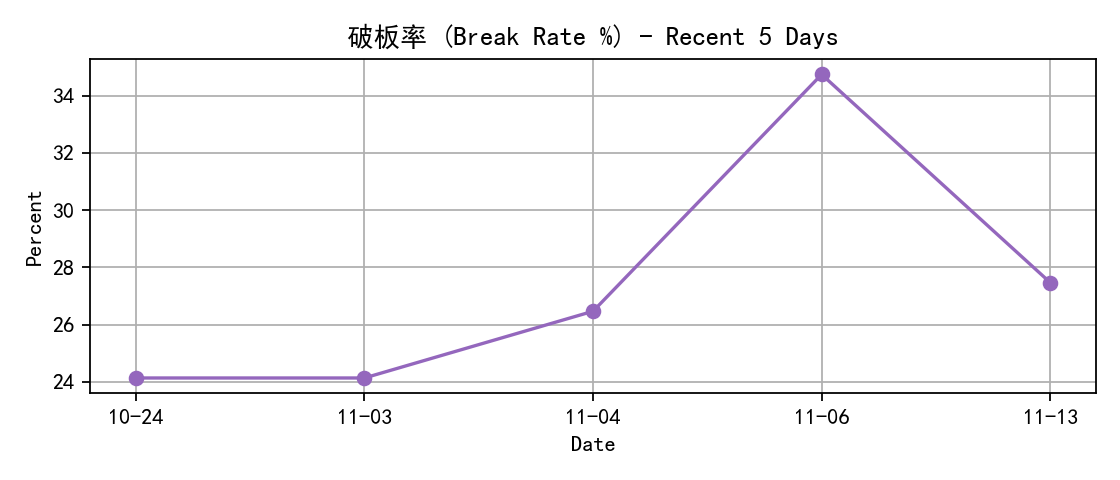
#> input picture excel/trendings_trend_break.png, 1120 x 480 px; its folder holds only this picture in this run
$ python -i preprocess.py   (imports and definitions only)
#> lines starting #> are read from the running program, lines starting #| are printed output that depends on the picture; after the words box and inside, x2 and y2 are one past the last pixel; in counts of white or black regions, pixels touching at a corner belong together
### utils/logging_config.py
import logging
import sys
import queue
from logging.handlers import QueueHandler, QueueListener
from pathlib import Path
from concurrent_log_handler import ConcurrentRotatingFileHandler

LOG_ROOT = Path("logs")
_log_queue = queue.Queue()
_listener = None


def create_logger(name: str, log_file: Path) -> logging.Logger:
    global _listener

    logger = logging.getLogger(name)
    logger.setLevel(logging.INFO)
    logger.propagate = False

    if logger.handlers:
        return logger

    log_file.parent.mkdir(parents=True, exist_ok=True)

    formatter = logging.Formatter(
        "%(asctime)s | %(levelname)s | %(process)d | %(threadName)s | %(name)s | %(message)s"
    )

    # File handler (ONLY listener touches this)
    # 使用并发安全的文件处理器
    file_handler = ConcurrentRotatingFileHandler(
        filename=str(log_file),
        maxBytes=1024*1024,  # 1MB
        backupCount=15,
        encoding="utf-8",
        use_gzip=False,
    )
    file_handler.setFormatter(formatter)

    # Console handler
    console_handler = logging.StreamHandler(sys.stdout)
    console_handler.setFormatter(formatter)

    # Start listener ONCE per process
    if _listener is None:
        _listener = QueueListener(
            _log_queue,
            file_handler,
            console_handler,
            respect_handler_level=True,
        )
        _listener.start()

    # Logger uses queue only
    logger.addHandler(QueueHandler(_log_queue))

    return logger


def get_stock_logger() -> logging.Logger:
    return create_logger(
        name="stock",
        log_file=LOG_ROOT / "stock" / "stock.log",
    )


# [24 lines left out: functions get_agent_task_logger, get_news_task_logger, get_records_scraper_logger, get_others_logger, not called in this run]

### image_process/preprocess.py
import os
import cv2
import numpy as np
from PIL import Image
from utils.logging_config import get_stock_logger

# [1 line that did not run here, left out]


# [68 lines left out: functions horizontal_projection, find_safe_cut_lines, choose_cut_near, smart_slice_tall_image, not called in this run]


def preprocess_image(img_path):
#> called with img_path = '../excel/trendings_trend_break.png'
    img = Image.open(img_path)
#> img is the input picture: PIL image 1120x480 RGBA; mean R, G, B, A 247.7, 247.4, 248.1, 255
    img_array = cv2.cvtColor(np.array(img), cv2.COLOR_RGB2BGR)
    gray = cv2.cvtColor(img_array, cv2.COLOR_BGR2GRAY)

    # 3️⃣ threshold (keeps text, removes light watermark)
    _, thresh = cv2.threshold(gray, 0, 255, cv2.THRESH_BINARY + cv2.THRESH_OTSU)
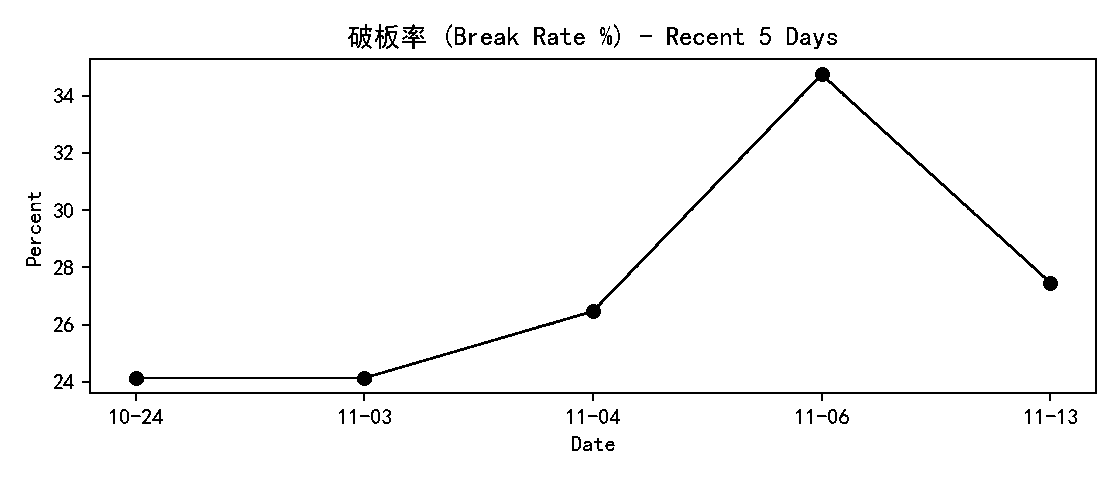
#> thresh: shape (480, 1120); 97.4% white; black in thin lines or dots, all inside (x1, y1, x2, y2) = (26, 24, 1097, 451)

    # Apply histogram equalization after thresholding for further enhancement
    hist = cv2.equalizeHist(thresh)

    root, ext = os.path.splitext(img_path)
    new_img_path = f"{root}_grayclean{ext}"
    cv2.imwrite(new_img_path, hist)

#> (the run stopped early here; a loop or call above may not have finished)

$ run again, on excel/trendings_trend_down.png
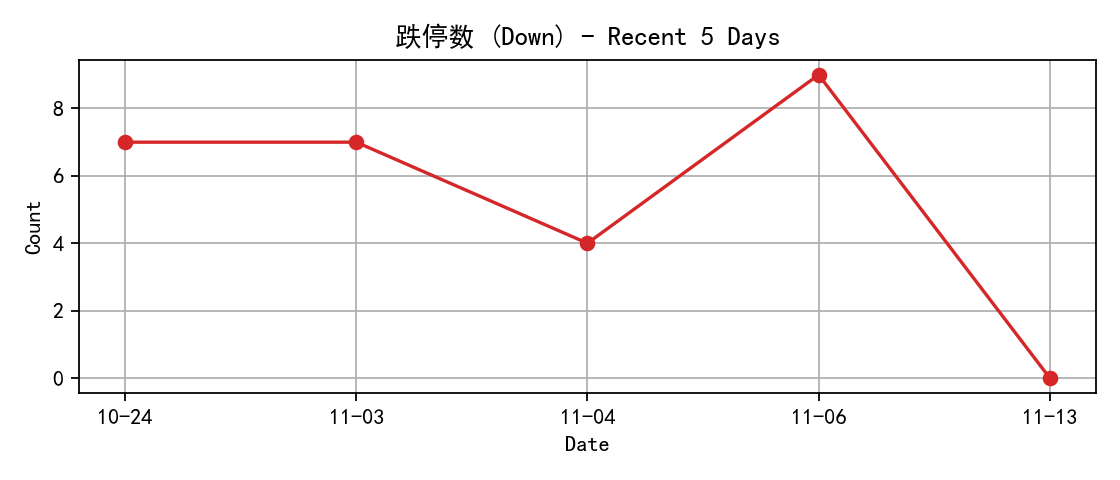
#> input picture excel/trendings_trend_down.png, 1120 x 480 px
#> in preprocess_image, img is the input picture: PIL image 1120x480 RGBA; mean R, G, B, A 248.9, 247.4, 247.4, 255
#> in preprocess_image, `_, thresh = cv2.threshold(gray, 0, 255, cv2.THRESH_BINARY + cv2.THRESH..`:
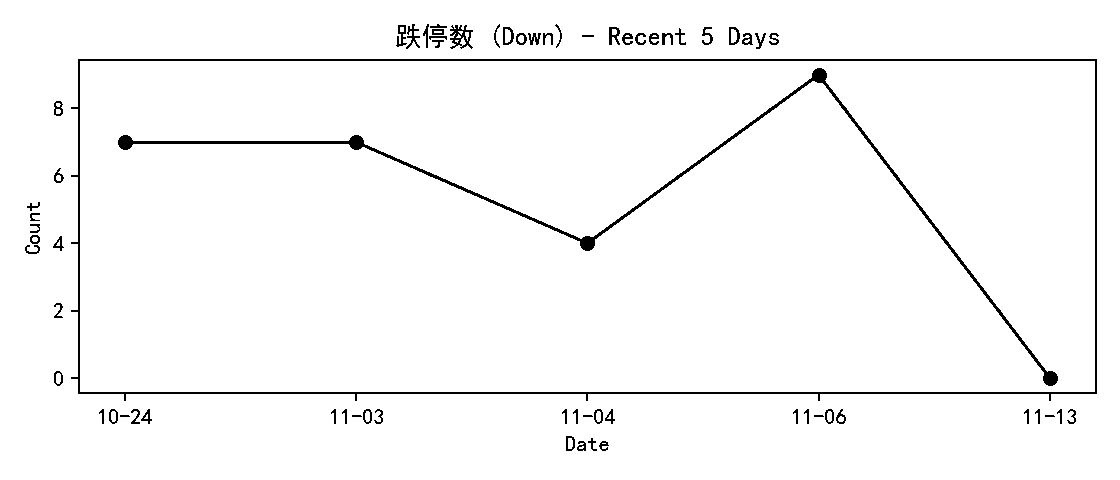
#> thresh: shape (480, 1120); 97.4% white; black in thin lines or dots, all inside (x1, y1, x2, y2) = (25, 24, 1097, 451)

$ run again, on excel/trendings_trend_up.png
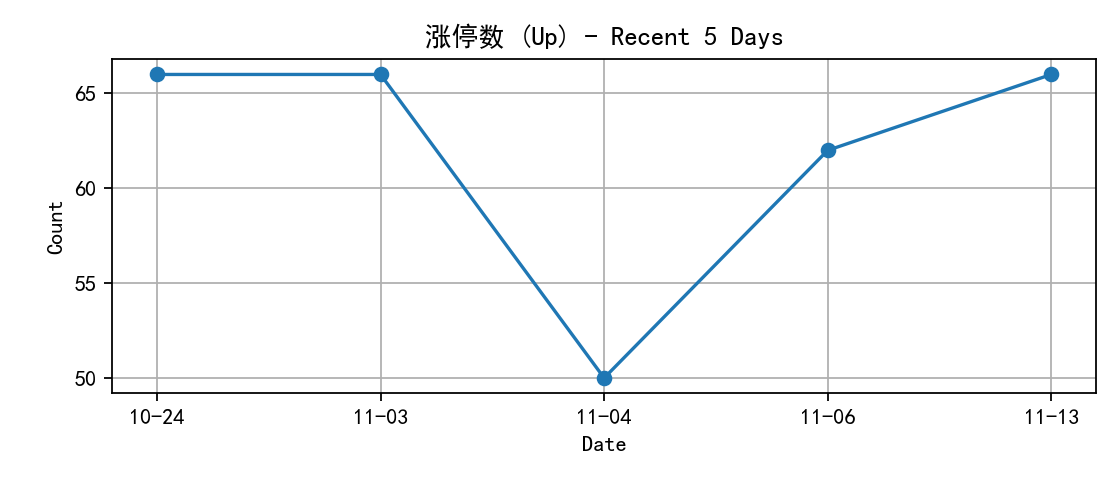
#> input picture excel/trendings_trend_up.png, 1120 x 480 px
#> in preprocess_image, img is the input picture: PIL image 1120x480 RGBA; mean R, G, B, A 247.7, 248.4, 249, 255
#> in preprocess_image, `_, thresh = cv2.threshold(gray, 0, 255, cv2.THRESH_BINARY + cv2.THRESH..`:
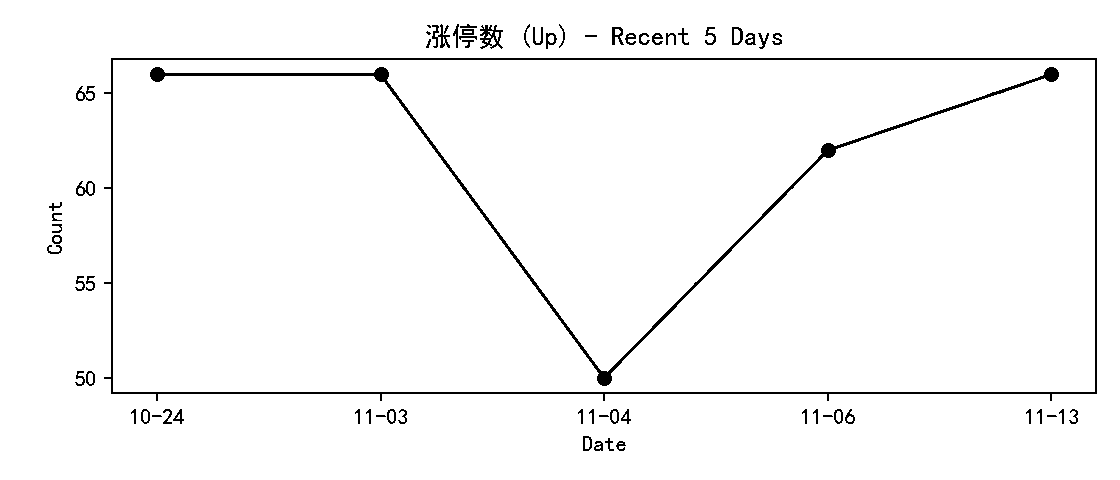
#> thresh: shape (480, 1120); 97.5% white; black in thin lines or dots, all inside (x1, y1, x2, y2) = (47, 24, 1097, 451)
